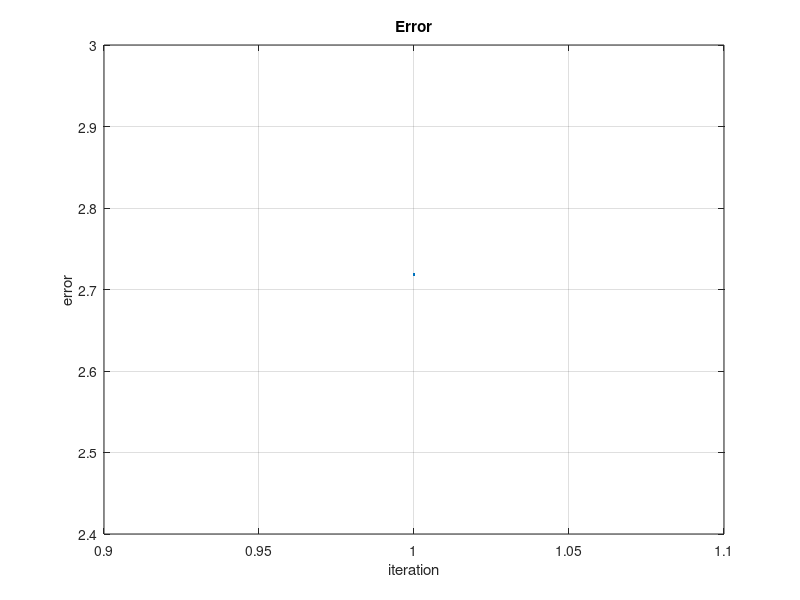

Write the MATLAB code that produced this figure.
count = 1;
es=0.5*10^(2-7);
g = 9.8;
t = 10;
v = 40;
m = 68.1;
f = @(c)((g * m) / c)*(1 - exp((-t * (c / m)))) - 40

x0 = input('X0 = ')
x1 = input('X1 = ')
if(x0 == 0 || x1 == 0 || f(x0)*f(x1) > 0)
    fprintf('Not a valid interval\n');
else

for i=1:10
    c(i) = x0-(f(x0)/(f(x1)-f(x0))*(x1-x0));
    if(f(c(i))*f(x0) > 0)
        x0 = c(i);
    else
        x1 = c(i);
    end
    if(i>1)
    e(i-1)=(abs(c(i)-c(i-1)))/c(i)*100;
    count = count + 1;
    if(e(i-1)<es)
        break;
    end
    end
end
disp('I = ')
fprintf('%d\n',count);
disp('X= ')   
fprintf('%.6f ',c)
fprintf('\n')
disp('E= ')
fprintf('%.9f ',e)
fprintf('\n')
end
plot(e)
grid on;
title('Error')
xlabel('iteration')
ylabel('error')
